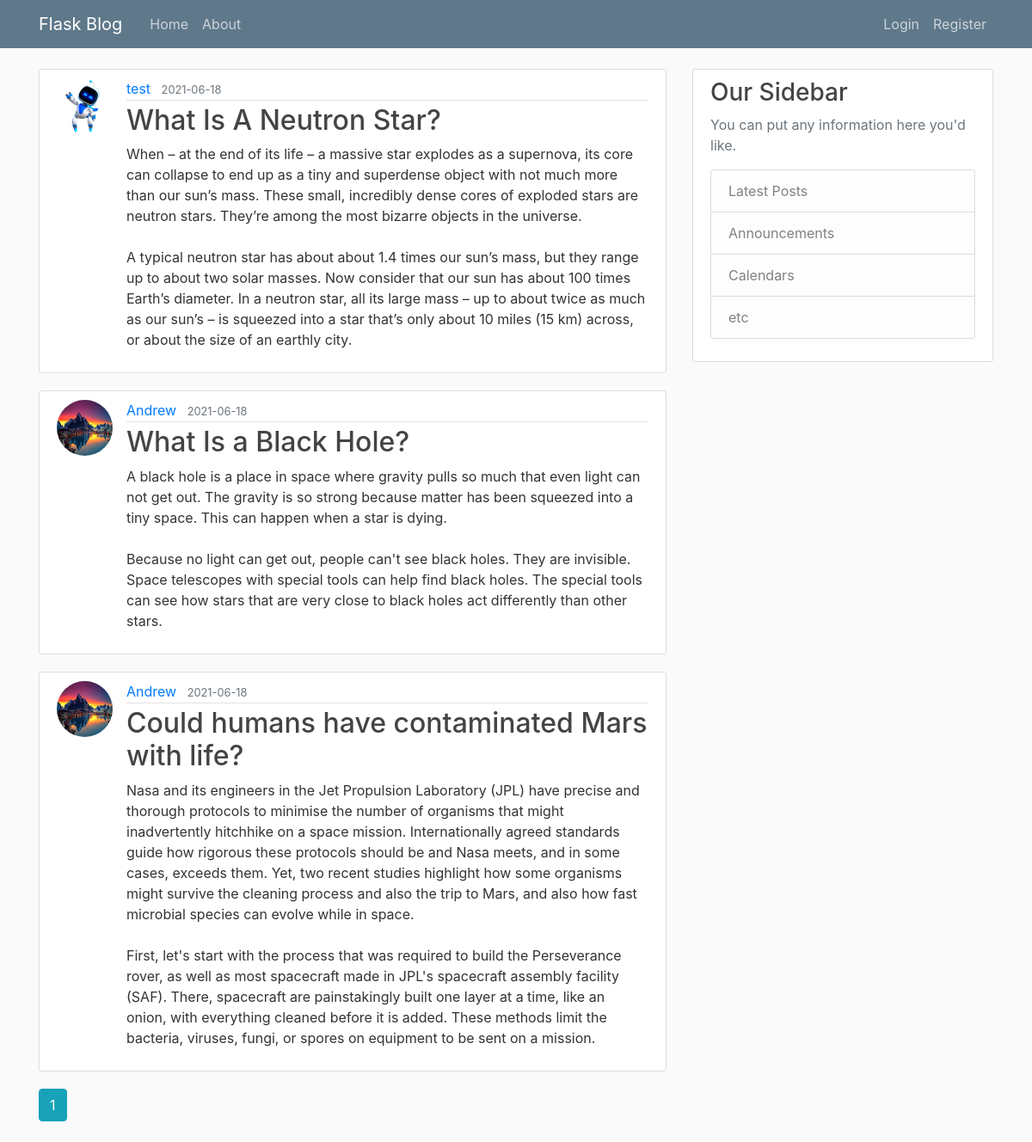
The page /home on the database its author committed.
### flaskblog/models.py (models this page shows, shortened)
class Post(db.Model):
    id = db.Column(db.Integer, primary_key=True)
    title = db.Column(db.String(100), nullable=False)
    date_posted = db.Column(db.DateTime, nullable=False, default=datetime.utcnow)
    content = db.Column(db.Text, nullable=False)
    user_id = db.Column(db.Integer, db.ForeignKey('user.id'), nullable=False)

class User(db.Model, UserMixin):
    id = db.Column(db.Integer, primary_key=True)
    username = db.Column(db.String(20), unique=True, nullable=False)
    email = db.Column(db.String(120), unique=True, nullable=False)
    image_file = db.Column(db.String(20), nullable=False, default='default.jpg')
    password = db.Column(db.String(60), nullable=False)
    posts = db.relationship('Post', backref='author', lazy=True)

### flaskblog/routes.py (the view)
@app.route("/")
@app.route("/home")
def home():
    page = request.args.get('page', 1, type=int)
    posts = Post.query.order_by(Post.date_posted.desc()).paginate(page=page, per_page=5)
    return render_template('home.html', posts=posts)

### flaskblog/templates/home.html
{% extends "layout.html" %}
{% block content %}
    {% for post in posts.items %}
        <article class="media content-section">
          <img class="rounded-circle article-img" src="{{ url_for('static', filename='profile_pics/' + post.author.image_file) }}">
          <div class="media-body">
            <div class="article-metadata">
              <a class="mr-2" href="{{ url_for('user_posts', username=post.author.username) }}">{{ post.author.username }}</a>
              <small class="text-muted">{{ post.date_posted.strftime('%Y-%m-%d') }}</small>
            </div>
            <h2><a class="article-title" href="{{ url_for('post', post_id=post.id) }}">{{ post.title }}</a></h2>
            <p class="article-content">{{ post.content }}</p>
          </div>
        </article>
    {% endfor %}
    {% for page_num in posts.iter_pages(left_edge=1, right_edge=1, left_current=1, right_current=2) %}
      {% if page_num %}
        {% if posts.page == page_num %}
          <a class="btn btn-info mb-4" href="{{ url_for('home', page=page_num) }}">{{ page_num }}</a>
        {% else %}
          <a class="btn btn-outline-info mb-4" href="{{ url_for('home', page=page_num) }}">{{ page_num }}</a>
        {% endif %}
      {% else %}
        ...
      {% endif %}
    {% endfor %}
{% endblock content %}

### flaskblog/templates/layout.html (shortened to what this page needs)
<!DOCTYPE html>
<html>
<head>
    <link rel="stylesheet" href="https://maxcdn.bootstrapcdn.com/bootstrap/4.0.0/css/bootstrap.min.css">
    <link rel="stylesheet" type="text/css" href="{{ url_for('static', filename='main.css') }}">
</head>
<body>
    <header class="site-header">
      <nav class="navbar navbar-expand-md navbar-dark bg-steel fixed-top">
        <div class="container">
          <a class="navbar-brand mr-4" href="/">Flask Blog</a>
          <div class="collapse navbar-collapse" id="navbarToggle">
            <div class="navbar-nav mr-auto">
              <a class="nav-item nav-link" href="{{ url_for('home') }}">Home</a>
              <a class="nav-item nav-link" href="{{ url_for('about') }}">About</a>
            </div>
            <div class="navbar-nav">
              {% if current_user.is_authenticated %}
                <a class="nav-item nav-link" href="{{ url_for('new_post') }}">New Post</a>
                <a class="nav-item nav-link" href="{{ url_for('account') }}">Account</a>
                <a class="nav-item nav-link" href="{{ url_for('logout') }}">Logout</a>
              {% else %}
                <a class="nav-item nav-link" href="{{ url_for('login') }}">Login</a>
                <a class="nav-item nav-link" href="{{ url_for('register') }}">Register</a>
              {% endif %}
            </div>
          </div>
        </div>
      </nav>
    </header>
    <main role="main" class="container">
      <div class="row">
        <div class="col-md-8">
          {% block content %}{% endblock %}
        </div>
        <div class="col-md-4">
          <div class="content-section">
            <h3>Our Sidebar</h3>
            <p class='text-muted'>You can put any information here you'd like.
              <ul class="list-group">
                <li class="list-group-item list-group-item-light">Latest Posts</li>
                <li class="list-group-item list-group-item-light">Announcements</li>
                <li class="list-group-item list-group-item-light">Calendars</li>
                <li class="list-group-item list-group-item-light">etc</li>
              </ul>
            </p>
          </div>
        </div>
      </div>
    </main>
</body>
</html>

### flaskblog/static/main.css (style rules this page uses)
body { background: #fafafa; color: #333333; margin-top: 5rem; }
h1, h2, h3, h4, h5, h6 { color: #444444; }
.bg-steel { background-color: #5f788a; }
.site-header .navbar-nav .nav-link { color: #cbd5db; }
.content-section { background: #ffffff; padding: 10px 20px; border: 1px solid #dddddd; border-radius: 3px; margin-bottom: 20px; }
.article-title { color: #444444; }
.article-content { white-space: pre-line; }
.article-img { height: 65px; width: 65px; margin-right: 16px; }
.article-metadata { padding-bottom: 1px; margin-bottom: 4px; border-bottom: 1px solid #e3e3e3 }

### rows shown on the page
Post: image_file (picture), author.username "test", date_posted "2021-06-18", title "What Is A Neutron Star?", content "When – at the end of its life – a massive star explodes as a supernova, its core can collapse to end up as a tiny and superdense object with not much more than our sun’s mass. These small, incredibly dense cores of exploded stars are neutron stars. They’re among the most bizarre objects in the universe. A typical neutron star has about about 1.4 times our sun’s mass, but they range up to about two solar masses. Now consider that our sun has about 100 times Earth’s diameter. In a neutron star, all its large mass – up to about twice as much as our sun’s – is squeezed into a star that’s only about 10 miles (15 km) across, or about the size of an earthly city."
Post: image_file (picture), author.username "Andrew", date_posted "2021-06-18", title "What Is a Black Hole?", content "A black hole is a place in space where gravity pulls so much that even light can not get out. The gravity is so strong because matter has been squeezed into a tiny space. This can happen when a star is dying. Because no light can get out, people can't see black holes. They are invisible. Space telescopes with special tools can help find black holes. The special tools can see how stars that are very close to black holes act differently than other stars."
Post: image_file (picture), author.username "Andrew", date_posted "2021-06-18", title "Could humans have contaminated Mars with life?", content "Nasa and its engineers in the Jet Propulsion Laboratory (JPL) have precise and thorough protocols to minimise the number of organisms that might inadvertently hitchhike on a space mission. Internationally agreed standards guide how rigorous these protocols should be and Nasa meets, and in some cases, exceeds them. Yet, two recent studies highlight how some organisms might survive the cleaning process and also the trip to Mars, and also how fast microbial species can evolve while in space. First, let's start with the process that was required to build the Perseverance rover, as well as most spacecraft made in JPL's spacecraft assembly facility (SAF). There, spacecraft are painstakingly built…"

### other values the page prints
{{ page_num }} "1"
